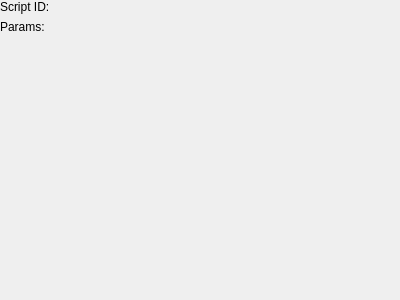
<?xml version="1.0" encoding="UTF-8"?>
<ui version="4.0">
 <class>ActionRunScript</class>
 <widget class="QWidget" name="ActionRunScript">
  <property name="geometry">
   <rect>
    <x>0</x>
    <y>0</y>
    <width>400</width>
    <height>300</height>
   </rect>
  </property>
  <layout class="QVBoxLayout" name="verticalLayout">
   <property name="leftMargin">
    <number>0</number>
   </property>
   <property name="topMargin">
    <number>0</number>
   </property>
   <property name="rightMargin">
    <number>0</number>
   </property>
   <property name="bottomMargin">
    <number>0</number>
   </property>
   <item>
    <layout class="QFormLayout" name="formLayout">
     <property name="fieldGrowthPolicy">
      <enum>QFormLayout::AllNonFixedFieldsGrow</enum>
     </property>
     <item row="0" column="0">
      <widget class="QLabel" name="lblScriptID">
       <property name="text">
        <string>Script ID:</string>
       </property>
      </widget>
     </item>
     <item row="1" column="0">
      <widget class="QLabel" name="lblParams">
       <property name="text">
        <string>Params:</string>
       </property>
      </widget>
     </item>
    </layout>
   </item>
  </layout>
 </widget>
 <resources/>
 <connections/>
</ui>
